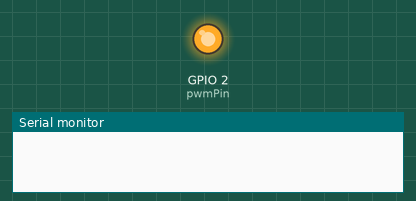
Bench run of a program on a simulated ESP8266 (NodeMCU). Parts: output pins drawn as LEDs (lit = HIGH), the last lines printed to the serial monitor. WiFi joins after 1.5 s; servers stay silent unless stated; network time is answered at once with the bench clock; the local clock reads 2024-03-15 10:24:30 at power-on unless the program sets it.

Above: at 0.1 s.
At 21.76 s:
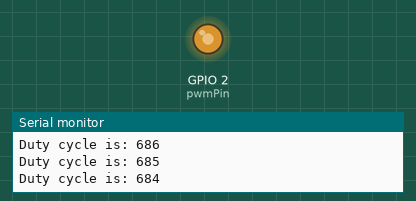
At 39.69 s:
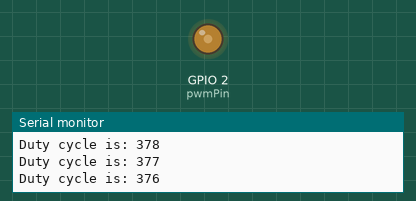
Timing chart, 0 to 40.0 s (numbered marks = the images above):
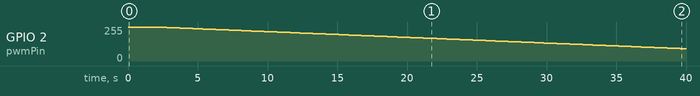

Measured:
- by itself, GPIO 2 (pwmPin): moves from 255/255 to 92/255 over 37.7 s

The program:

main.cpp
```cpp
#include <ESP8266WiFi.h>
#include <WiFiUdp.h>
#include <NTPClient.h>

// Declarations
void decreaseLights();
void increaseLights();


// Wi-Fi credentials
const char *ssid = "";
const char *password = "";

// NTP setup
WiFiUDP ntpUDP;
NTPClient timeClient(ntpUDP, "b.ntp.br", 0, 60000); // Update time every 60 seconds

// GPIO for PWM
const int pwmPin = 2;
const int pwmFrequency = 1000;
int dutyCycle = 1023; // Initial duty cycle

void connectWiFi()
{
  WiFi.begin(ssid, password);
  while (WiFi.status() != WL_CONNECTED)
  {
    delay(1000);
    Serial.println("Connecting to WiFi...");
  }
  Serial.println("Connected to WiFi");
}

void setup()
{
  Serial.begin(115200);

  // Set PWM frequency and attach pin
  pinMode(pwmPin, OUTPUT);
  analogWriteFreq(pwmFrequency);
  analogWrite(pwmPin, dutyCycle);

  // Connect to Wi-Fi
  connectWiFi();

  // Start the NTP client
  timeClient.begin();
}


void loop()
{

  // Reconnect if WiFi is disconnected
  if (WiFi.status() != WL_CONNECTED)
  {
    connectWiFi();
  }

  // Update NTP time
  timeClient.update();
  int currentHour = timeClient.getHours();
  int currentMinute = timeClient.getMinutes();
  int currentSecond = timeClient.getSeconds();

  Serial.printf("Current time is: %02d:%02d:%02d\n", currentHour, currentMinute, currentSecond);


  // Handle PWM based on time
  if (currentHour >= 9 && currentHour < 19 && dutyCycle == 1023)
  {
    increaseLights();
  }
  else if ((currentHour >= 19 || currentHour < 9) && dutyCycle == 0)
  {
    decreaseLights();
  }

  delay(1000); // Main loop delay
}

void increaseLights() {
  // Gradually reduce duty cycle from current value to 0 over 1 minute
    int targetDutyCycle = 0;
    int duration = 60; // 60 seconds
    int stepDelay = duration * 1000 / 1024;
    for (int i = dutyCycle; i >= targetDutyCycle; i--)
    {
      analogWrite(pwmPin, i);
      Serial.printf("Duty cycle is: %d\n", i);
      delay(stepDelay);
    }
    dutyCycle = targetDutyCycle;
}


void decreaseLights() {
  // Gradually increase duty cycle from current value to 1023 over 1 minute
    int targetDutyCycle = 1023;
    int duration = 60; // 60 seconds
    int stepDelay = duration * 1000 / 1024;
    for (int i = dutyCycle; i <= targetDutyCycle; i++)
    {
      analogWrite(pwmPin, i);
      delay(stepDelay);
    }
    dutyCycle = targetDutyCycle;
}
```
